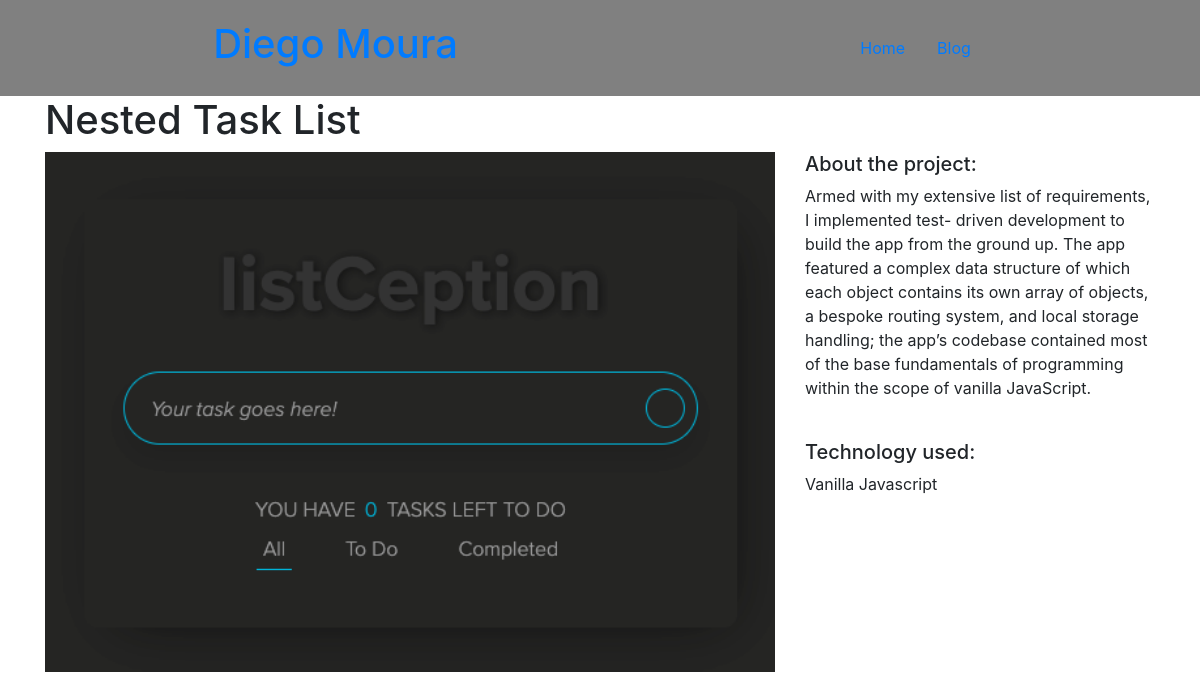
/projects/1, run on the app's committed database.
### projects/models.py (models this page shows, shortened)
class Projects(models.Model):
    title = models.CharField(max_length=100)
    description = models.TextField()
    technology = models.CharField(max_length=100)
    image = models.FilePathField(path=images_path)

### projects/views.py (the view)
# urls.py: path("<int:pk>", views.project_detail, name="project_detail"),
def project_detail(request, pk):
    project = Projects.objects.get(pk=pk)
    context = {
        'project': project
    }
    return render(request, 'project_detail.html', context)

### projects/templates/project_detail.html
{% extends "base.html" %}
{% load static %}
{% block page_content %}
<h1>{{ project.title }}</h1>
<div class="row">
    <div class="col-md-8">
        <img src="{% static project.image %}" alt="" width="100%">
    </div>
    <div class="col-md-4">
        <h5>About the project:</h5>
        <p>{{ project.description }}</p>
        <br>
        <h5>Technology used:</h5>
        <p>{{ project.technology }}</p>
    </div>
</div>
{% endblock %}

### data on the page
Projects: title "Nested Task List", image (picture), description "Armed with my extensive list of requirements, I implemented test- driven development to build the app from the ground up. The app featured a complex data structure of which each object contains its own array of objects, a bespoke routing system, and local storage handling; the app’s codebase contained most of the base fundamentals of programming within the scope of vanilla JavaScript.", technology "Vanilla Javascript"
